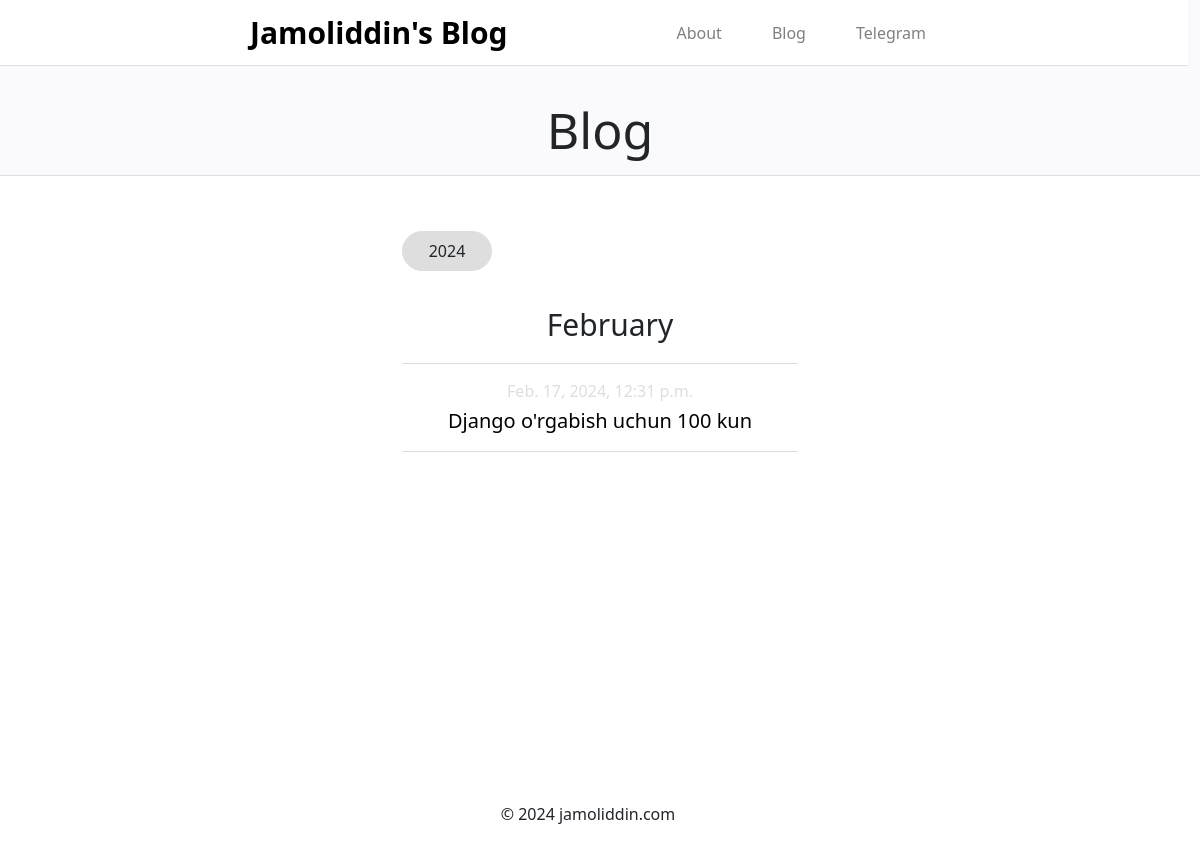
The page /blog/ on the database as committed earlier.
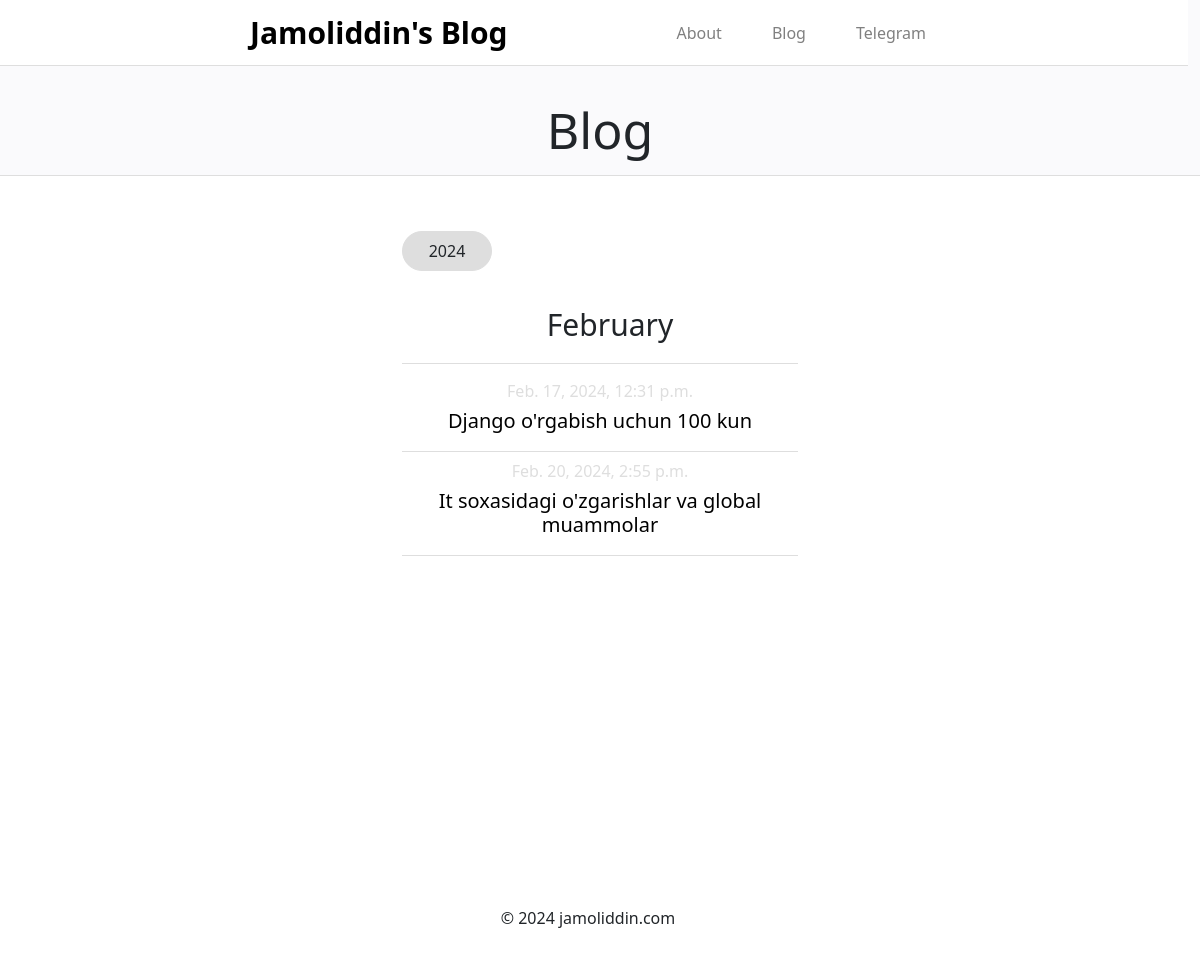
The same page on the database as committed later.
### mainApp/models.py (models this page shows, shortened)
class Article(models.Model):
    title = models.CharField(max_length=250)
    date = models.DateTimeField()

### mainApp/views.py (the view)
# urls.py: path('blog/', Blog.as_view(), name='blog'),
class Blog(View):
    def get(self, request):
        months_dict = {'01': 'January', '02': 'February', '03': 'March', '04': 'April', '05': 'May', '06': 'June',
                  '07': 'July', '08': 'August', '09': 'September', '10': 'October', '11': 'November', '12': 'December'}
        years=[]
        months=[]
        articles=Article.objects.all()
        for article in articles:
            years.append(str(article.date)[:4])
            months.append(str(article.date)[:4] + months_dict[str(article.date)[5:7]])
        years=set(years)
        months=set(months)
        context={
            'years': years,
            'months': months,
            'articles': articles,
            'titles': Article.objects.all()
        }
        return render(request, 'blog.html', context)

### templates/blog.html (shortened to what this page needs)
<!DOCTYPE html>
<html lang="uz">
<head>
    <link rel="stylesheet" href="/static/bootstrap-5.0.2-dist/css/bootstrap.css">
    <link rel="stylesheet" href="/static/css/blog.css">
</head>
<body>
<div class="container-fluid">
    <div class="row navbar  "
         style=" position:fixed;   background-color: white; left:0px; padding:10px 250px; width:100%;">
        <div class="col-12 col-md-6 col-sm-6 navbar-icon"><a href="/">Jamoliddin's Blog</a></div>
        <div class="col-12 col-md-6 col-sm-6 navbar-link">
            <div><a href="/about/">About</a></div>
            <div><a href="/blog/">Blog</a></div>
            <div><a href="https://t.me/+R98WgdAnEww1ZTFi">Telegram</a></div>
        </div>
    </div>
    <div style="padding-top:100px" class="row blog">
        <div class="col-12">
            <h1>Blog</h1>
        </div>
    </div>
    <div class="row main" style="text-align: center;">
        <div class="col-12 col-md-6 col-sm-6 main-card1"
        style="width: 80%; height: auto; margin:0px auto; padding:0px 250px;  ">
                {%for year in years%}
                <p>{{year}}</p>
                {%for month in months%}
                {% if year in month%}
                <h3>{{month|slice:"4:"}}</h3>
                {%for title in titles%}
                <div class="main-card1-link">
                    <a href="/{{title.title}}/maqola/"><h6>{{title.date}}</h6> <h5>{{title.title}}</h5></a>
                </div>
                {%endfor%}
                {%endif%}
                {%endfor%}
                {%endfor%}
            </div>
</div>
<div class="row footer" style="text-align: center;">
    <p style="width: 80%; height: auto; margin:100px auto; padding:0px 250px;">© 2024 jamoliddin.com</p>
</div>
</div>
</body>
</html>

### static/css/blog.css (style rules this page uses)
body { margin: 0; padding: 0; -webkit-box-sizing: border-box; box-sizing: border-box; }
.container-fluid .navbar { padding-right: 40px; padding-left: 40px; border-bottom: 1px solid #DEDEDE; }
.container-fluid .navbar .navbar-icon a { font-size: 30px; font-weight: bold; text-decoration: none; color: #000; }
.container-fluid .navbar .navbar-link { -webkit-box-pack: end; -ms-flex-pack: end; justify-content: end; display: -webkit-box; display: -ms-flexbox; display: flex; }
.container-fluid .navbar .navbar-link a { text-decoration: none; margin-left: 50px; color: grey; }
.container-fluid .blog { background-color: #FAFAFC; border-bottom: 1px solid #DEDEDE; padding: 7px 0px; }
.container-fluid .blog .col-12 h1 { font-weight: 400; font-size: 50px; text-align: center; }
.container-fluid .main { padding-left: 40px; padding-right: 40px; padding-top: 30px; }
.container-fluid .main .main-card1 p { margin-top: 25px; border: 1px solid #DEDEDE; width: 90px; padding: 7px 25px; background-color: #DEDEDE; border-radius: 20px; }
.container-fluid .main .main-card1 h3 { font-weight: 500; font-size: 30px; padding: 20px 0px; padding-bottom: 20px; border-bottom: 1px solid #DEDEDE; padding-left: 20px; }
.container-fluid .main .main-card1 .main-card1-link { width: 100%; padding: 10px 5px; border-bottom: 1px solid #DEDEDE; }
.container-fluid .main .main-card1 .main-card1-link a { width: 100%; cursor: pointer; display: inline-block; position: relative; -webkit-transition: 0.5s; transition: 0.5s; text-decoration: none; }
.container-fluid .main .main-card1 .main-card1-link a h6 { font-weight: normal; color: #DEDEDE; }
.container-fluid .main .main-card1 .main-card1-link a h5 { font-size: 20l, m px; font-weight: normal; color: #000; }
.container-fluid .main .main-card1 .main-card1-link a:after { width: 30px; font-size: 50px; content: '»'; position: absolute; margin-top: -25px; opacity: 0; top: 10px; right: -20px; -webkit-transition: 0.5s; transition: 0.5s; }
.container-fluid .footer { margin-top: 150px; width: 100%; text-align: center; }

Rows that differ between the two databases and show on the page:
added Article: date "Feb. 20, 2024, 2:55 p.m.", title "It soxasidagi o'zgarishlar va global muammolar"
